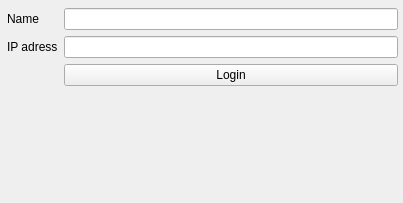
<?xml version="1.0" encoding="UTF-8"?>
<ui version="4.0">
 <class>loginForm</class>
 <widget class="QWidget" name="loginForm">
  <property name="geometry">
   <rect>
    <x>0</x>
    <y>0</y>
    <width>403</width>
    <height>203</height>
   </rect>
  </property>
  <property name="windowTitle">
   <string>Form</string>
  </property>
  <widget class="QWidget" name="layoutWidget">
   <property name="geometry">
    <rect>
     <x>7</x>
     <y>8</y>
     <width>391</width>
     <height>191</height>
    </rect>
   </property>
   <layout class="QVBoxLayout" name="verticalLayout">
    <item>
     <layout class="QFormLayout" name="formLayout">
      <item row="1" column="0">
       <widget class="QLabel" name="label_2">
        <property name="text">
         <string>IP adress</string>
        </property>
       </widget>
      </item>
      <item row="0" column="0">
       <widget class="QLabel" name="label">
        <property name="text">
         <string>Name</string>
        </property>
       </widget>
      </item>
      <item row="2" column="1">
       <widget class="QPushButton" name="loginButton">
        <property name="text">
         <string>Login</string>
        </property>
       </widget>
      </item>
      <item row="0" column="1">
       <widget class="QLineEdit" name="username"/>
      </item>
      <item row="1" column="1">
       <widget class="QLineEdit" name="ipadress"/>
      </item>
     </layout>
    </item>
   </layout>
  </widget>
 </widget>
 <resources/>
 <connections/>
</ui>
